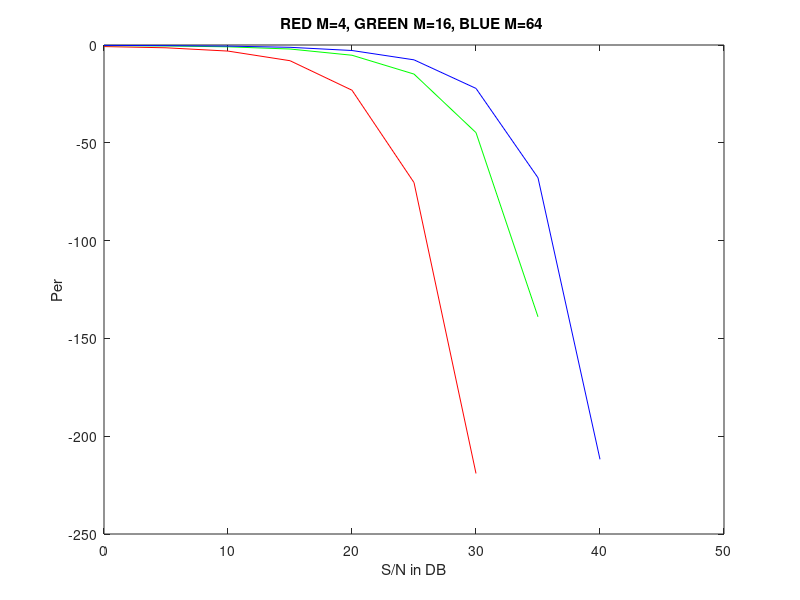

MATLAB code for this plot:
#Homework 15 
#Andres Felipe Alba Hernandez
pkg load communications
SN=[0:5:50];
sn=10.^(SN/10); 
M=4; %constalation
sig_c=(2*(M-1)/3)./sn;
sM=sqrt(M);
for i=1:11
  Q=qfunc(1/sqrt(sig_c(i)/2));
  Per(i)=(2*(sM-1)/sM)*Q;
endfor
plot(SN,log10(Per),'r')
hold on

M=16; %constalation
sig_c=(2*(M-1)/3)./sn;
sM=sqrt(M);
for i=1:11
  Q=qfunc(1/sqrt(sig_c(i)/2));
  Per(i)=(2*(sM-1)/sM)*Q;
endfor
plot(SN,log10(Per),'g')
hold on

M=32; %constalation
sig_c=(2*(M-1)/3)./sn;
sM=sqrt(M);
for i=1:11
  Q=qfunc(1/sqrt(sig_c(i)/2));
  Per(i)=(2*(sM-1)/sM)*Q;
endfor
plot(SN,log10(Per),'b')
hold on
title("RED M=4, GREEN M=16, BLUE M=64 ");
xlabel ("S/N in DB");
ylabel ("Per");

#{
M=8; %constalation
sig_c=(2*(M-1)/3)./sn;
sM=sqrt(M);
for i=1:6
  Q=qfunc(1/sqrt(sig_c(i)/2));
  Per(i)=(2*(sM-1)/sM)*Q;
endfor
plot(SN,Per,'g')
hold on


M=16; %constalation
sig_c=(2*(M-1)/3)./sn;
sM=sqrt(M);
for i=1:6
  Q=qfunc(1/sqrt(sig_c(i)/2));
  Per(i)=(2*(sM-1)/sM)*Q;
endfor
plot(SN,Per,'b')
#}